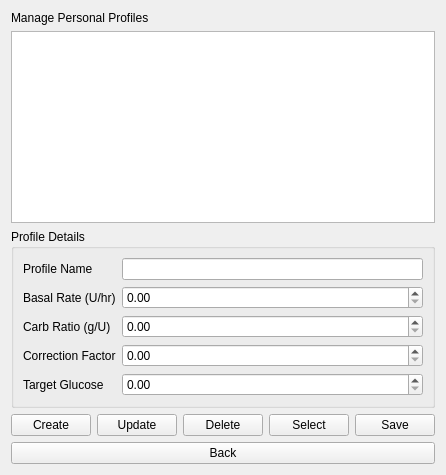
<?xml version="1.0" encoding="UTF-8"?>
<ui version="4.0">
 <class>Settings</class>
 <widget class="QWidget" name="Settings">
  <layout class="QVBoxLayout" name="verticalLayout">
   <item>
    <widget class="QLabel" name="titleLabel">
     <property name="text">
      <string>Manage Personal Profiles</string>
     </property>
    </widget>
   </item>
   <item>
    <widget class="QListWidget" name="profileList"/>
   </item>
   <item>
    <widget class="QGroupBox" name="profileGroupBox">
     <property name="title">
      <string>Profile Details</string>
     </property>
     <layout class="QFormLayout" name="formLayout">
      <item row="0" column="0">
       <widget class="QLabel" name="labelName">
        <property name="text">
         <string>Profile Name</string>
        </property>
       </widget>
      </item>
      <item row="0" column="1">
       <widget class="QLineEdit" name="lineEditName"/>
      </item>
      <item row="1" column="0">
       <widget class="QLabel" name="labelBasal">
        <property name="text">
         <string>Basal Rate (U/hr)</string>
        </property>
       </widget>
      </item>
      <item row="1" column="1">
       <widget class="QDoubleSpinBox" name="spinBoxBasal"/>
      </item>
      <item row="2" column="0">
       <widget class="QLabel" name="labelCarb">
        <property name="text">
         <string>Carb Ratio (g/U)</string>
        </property>
       </widget>
      </item>
      <item row="2" column="1">
       <widget class="QDoubleSpinBox" name="spinBoxCarb"/>
      </item>
      <item row="3" column="0">
       <widget class="QLabel" name="labelCorrection">
        <property name="text">
         <string>Correction Factor</string>
        </property>
       </widget>
      </item>
      <item row="3" column="1">
       <widget class="QDoubleSpinBox" name="spinBoxCorrection"/>
      </item>
      <item row="4" column="0">
       <widget class="QLabel" name="labelTarget">
        <property name="text">
         <string>Target Glucose</string>
        </property>
       </widget>
      </item>
      <item row="4" column="1">
       <widget class="QDoubleSpinBox" name="spinBoxTarget"/>
      </item>
     </layout>
    </widget>
   </item>
   <item>
    <layout class="QHBoxLayout" name="buttonLayout">
     <item>
      <widget class="QPushButton" name="buttonCreate">
       <property name="text">
        <string>Create</string>
       </property>
      </widget>
     </item>
     <item>
      <widget class="QPushButton" name="buttonUpdate">
       <property name="text">
        <string>Update</string>
       </property>
      </widget>
     </item>
     <item>
      <widget class="QPushButton" name="buttonDelete">
       <property name="text">
        <string>Delete</string>
       </property>
      </widget>
     </item>
     <item>
      <widget class="QPushButton" name="buttonSelect">
       <property name="text">
        <string>Select</string>
       </property>
      </widget>
     </item>
     <item>
      <widget class="QPushButton" name="buttonSave">
       <property name="text">
        <string>Save</string>
       </property>
      </widget>
     </item>
    </layout>
   </item>
   <item>
    <widget class="QPushButton" name="buttonBack">
     <property name="text">
      <string>Back</string>
     </property>
    </widget>
   </item>
  </layout>
 </widget>
 <resources/>
 <connections/>
</ui>
